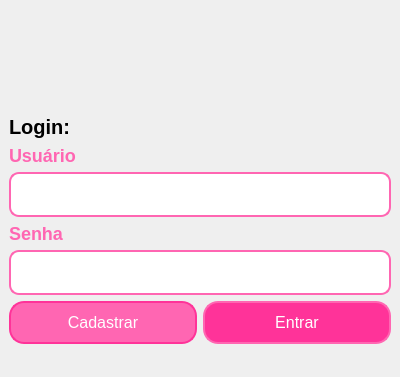
<?xml version="1.0" encoding="UTF-8"?>
<ui version="4.0">
 <class>MainWindow</class>
 <widget class="QMainWindow" name="MainWindow">
  <property name="geometry">
   <rect><x>0</x><y>0</y><width>400</width><height>300</height></rect>
  </property>
  <property name="windowTitle"><string>Login</string></property>
  <widget class="QWidget" name="centralwidget">
   <layout class="QVBoxLayout" name="verticalLayout">

    <!-- LOGO CENTRALIZADA -->
	<item>
	 <layout class="QHBoxLayout" name="logoHorizontalLayout">
	  <item>
	   <spacer name="leftSpacer">
		<property name="orientation">
		 <enum>Qt::Horizontal</enum>
		</property>
		<property name="sizeHint" stdset="0">
		 <size><width>40</width><height>20</height></size>
		</property>
	   </spacer>
	  </item>
	  <item>
	   <widget class="QLabel" name="logoLabel">
		<property name="pixmap">
		 <pixmap resource="resources.qrc">:/imagens/logo.png</pixmap>
		</property>
		<property name="minimumSize">
		 <size><width>264</width><height>100</height></size>
		</property>
		<property name="maximumSize">
		 <size><width>264</width><height>100</height></size>
		</property>
		<property name="scaledContents"><bool>true</bool></property>
	   </widget>
	  </item>
	  <item>
	   <spacer name="rightSpacer">
		<property name="orientation">
		 <enum>Qt::Horizontal</enum>
		</property>
		<property name="sizeHint" stdset="0">
		 <size><width>40</width><height>20</height></size>
		</property>
	   </spacer>
	  </item>
	 </layout>
	</item>


    <!-- TÍTULO -->
    <item>
     <widget class="QLabel" name="tituloLabel">
      <property name="text"><string>Login:</string></property>
      <property name="styleSheet">
       <string>
         QLabel { font-size: 20px; font-weight: bold; color: black; }
       </string>
      </property>
     </widget>
    </item>

    <!-- USUÁRIO -->
    <item>
     <widget class="QLabel" name="usernameLabel">
      <property name="text"><string>Usuário</string></property>
      <property name="styleSheet">
       <string>
         QLabel { font-size: 18px; font-weight: bold; color: #FF66B2; }
       </string>
      </property>
     </widget>
    </item>
    <item>
     <widget class="QLineEdit" name="usernameLineEdit">
      <property name="styleSheet">
       <string>
         QLineEdit {
           border: 2px solid #FF66B2;
           border-radius: 10px;
           padding: 10px;
           font-size: 16px;
           color: #FF66B2;
         }
         QLineEdit:focus {
           border: 2px solid #FF3399;
         }
       </string>
      </property>
     </widget>
    </item>

    <!-- SENHA -->
    <item>
     <widget class="QLabel" name="passwordLabel">
      <property name="text"><string>Senha</string></property>
      <property name="styleSheet">
       <string>
         QLabel { font-size: 18px; font-weight: bold; color: #FF66B2; }
       </string>
      </property>
     </widget>
    </item>
    <item>
     <widget class="QLineEdit" name="passwordLineEdit">
      <property name="echoMode"><enum>QLineEdit::Password</enum></property>
      <property name="styleSheet">
       <string>
         QLineEdit {
           border: 2px solid #FF66B2;
           border-radius: 10px;
           padding: 10px;
           font-size: 16px;
           color: #FF66B2;
         }
         QLineEdit:focus {
           border: 2px solid #FF3399;
         }
       </string>
      </property>
     </widget>
    </item>

    <!-- BOTÕES LADO A LADO -->
    <item>
     <layout class="QHBoxLayout" name="horizontalLayoutButtons">
      <item>
       <widget class="QPushButton" name="cadastrarButton">
        <property name="text"><string>Cadastrar</string></property>
        <property name="styleSheet">
         <string>
           QPushButton {
             background-color: #FF66B2;
             color: white;
             border-radius: 15px;
             border: 2px solid #FF3399;
             padding: 10px 20px;
             font-size: 16px;
           }
           QPushButton:hover {
             background-color: #FF3399;
             border-color: #FF66B2;
           }
         </string>
        </property>
       </widget>
      </item>
      <item>
       <widget class="QPushButton" name="loginButton">
        <property name="text"><string>Entrar</string></property>
        <property name="styleSheet">
         <string>
           QPushButton {
             background-color: #FF3399;
             color: white;
             border-radius: 15px;
             border: 2px solid #FF66B2;
             padding: 10px 20px;
             font-size: 16px;
           }
           QPushButton:hover {
             background-color: #CC0066;
             border-color: #FF3399;
           }
         </string>
        </property>
       </widget>
      </item>
     </layout>
    </item>

    <!-- ERRO -->
    <item>
     <widget class="QLabel" name="errorLabel">
      <property name="styleSheet">
       <string>
         QLabel {
           color: red;
           font-size: 16px;
           font-weight: bold;
         }
       </string>
      </property>
      <property name="text"><string/></property>
     </widget>
    </item>

   </layout>
  </widget>
 </widget>
 <resources/>
 <connections/>
</ui>
